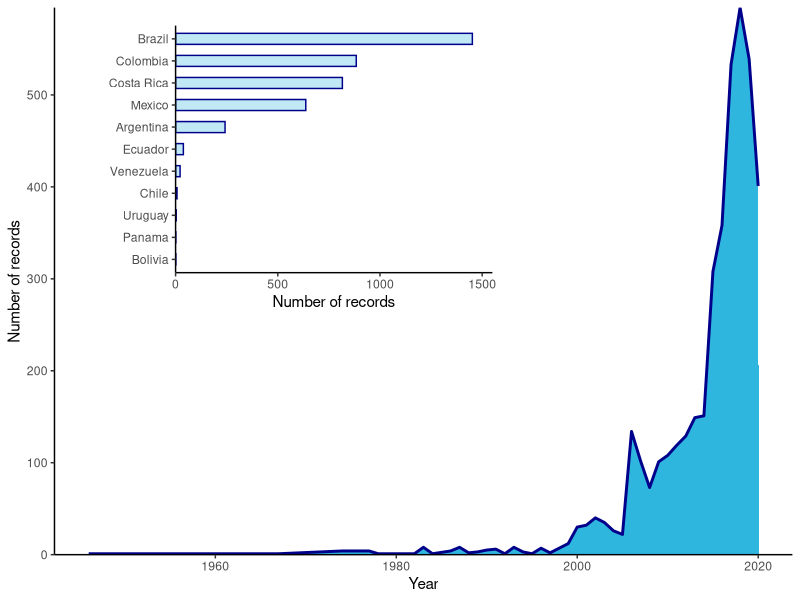
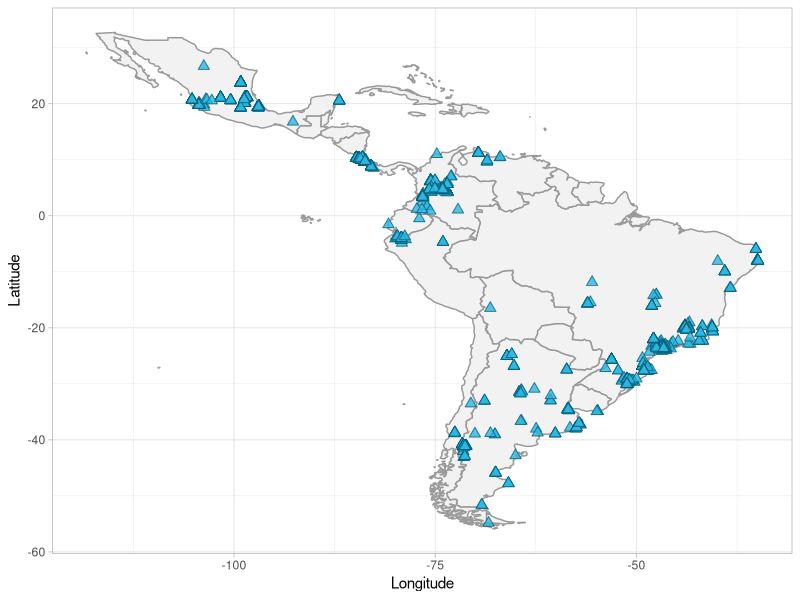
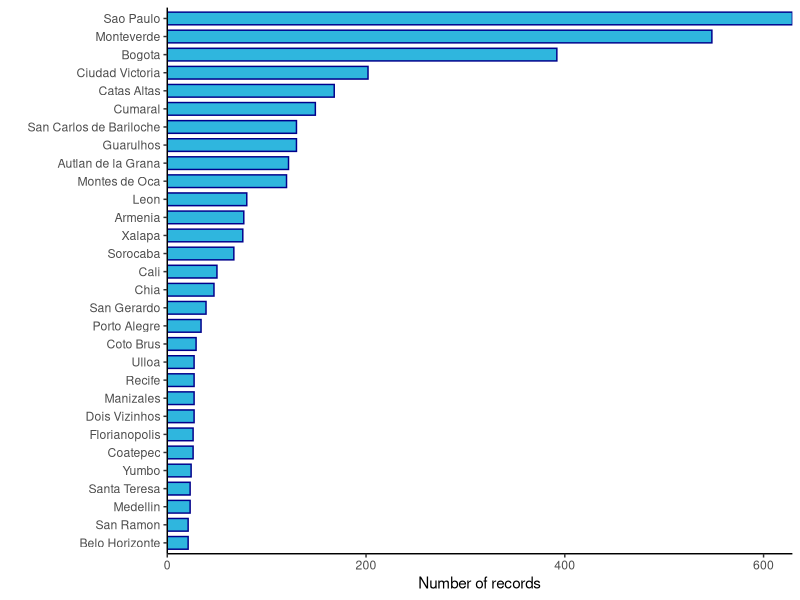
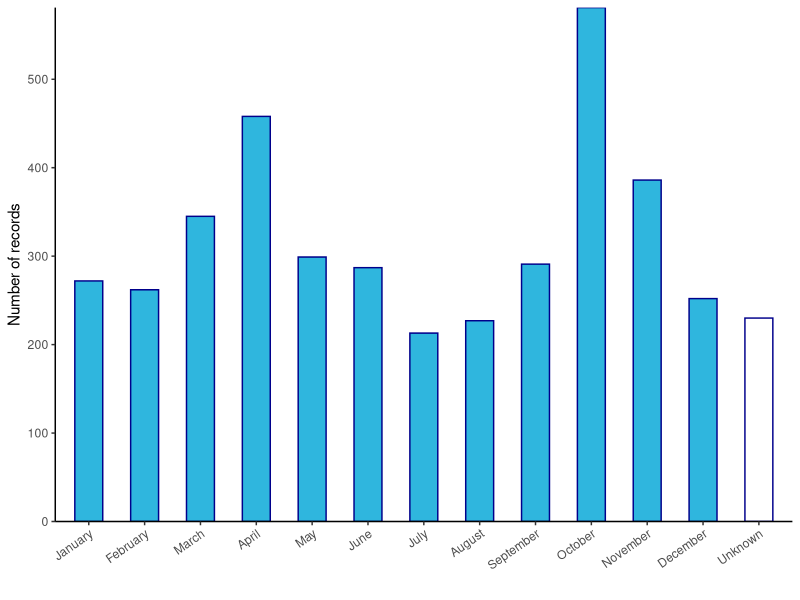
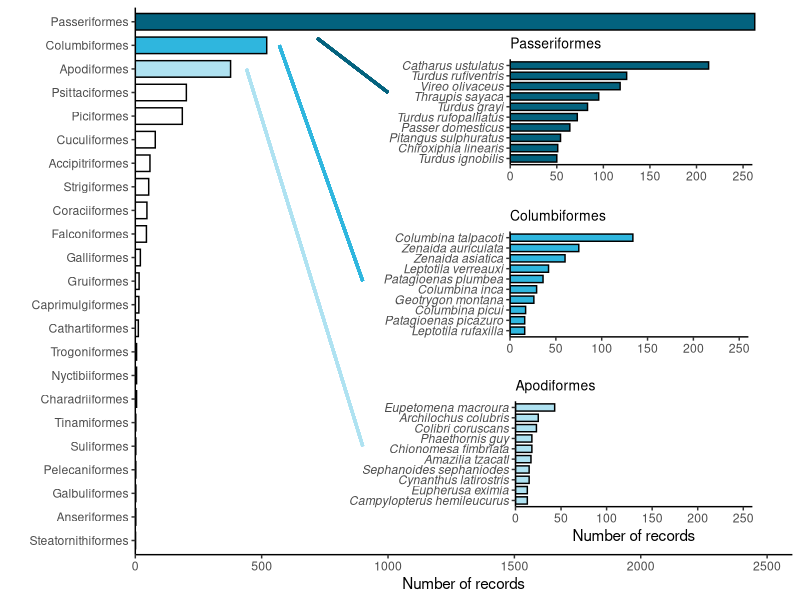
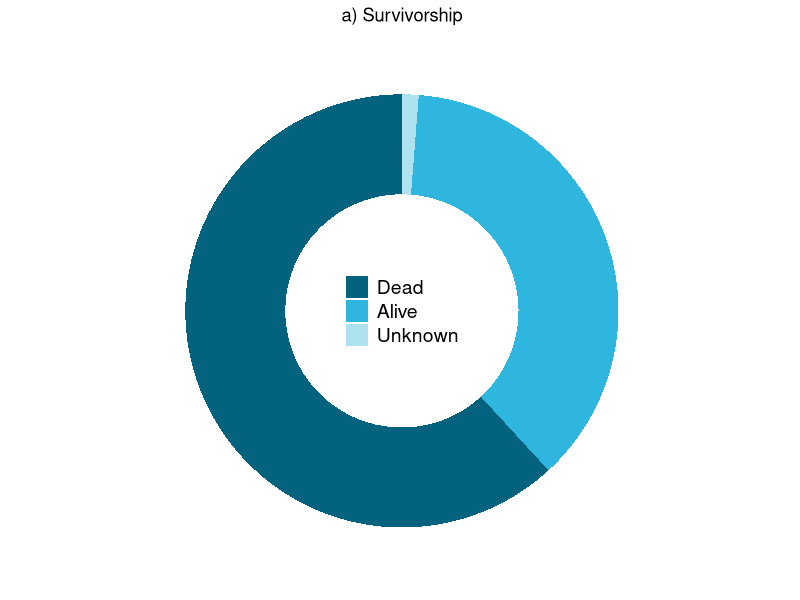
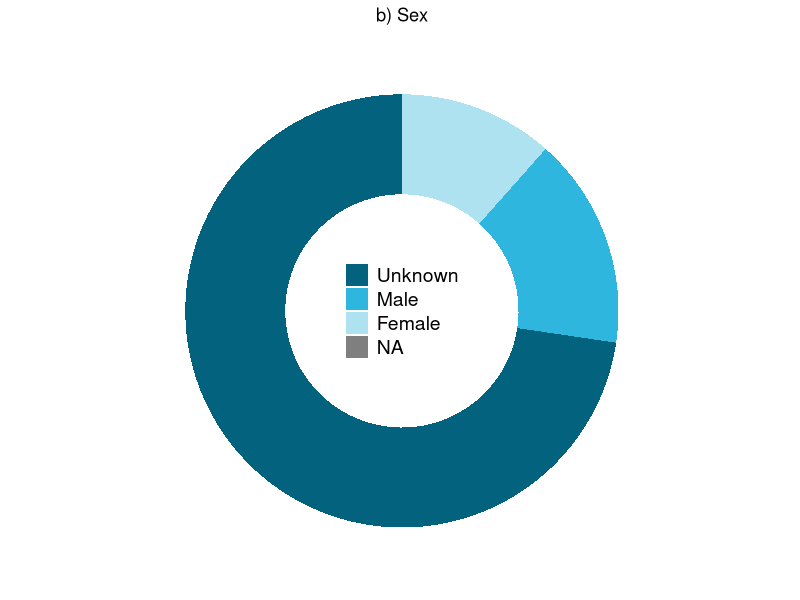
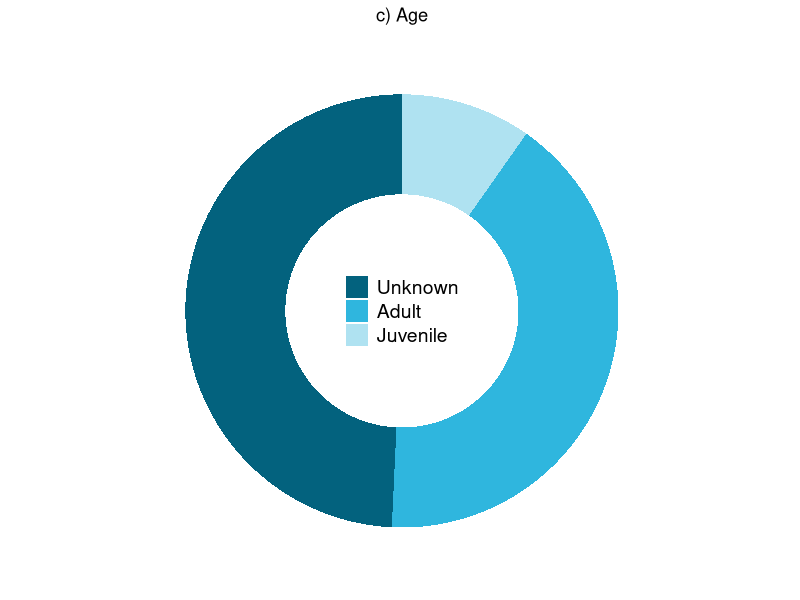

These figures' R source, in order:

### A glimspe to the datapaper "BIRD-WINDOW COLLISIONS: a comprehensive data set for the Neotropical region" (Piratelli et al. 2025) ###

# Required libraries; if not installed, use: install.packages(c("dplyr","ggplot2","grid","sp","cowplot",dependencies=T))

library(dplyr)
library(ggplot2)
library(grid)
library(sp)
library(cowplot)

# Set a work directory (path to the BWC_Neotropical_region.csv file in your computer)
setwd("/home/cx/CORAX/aHelsingin Yliopisto/Papers/a In prep/_00aaaaaaaaaaaaaaaaaaaaaaaaaaaaaaaaaaaaaaaaaaaaaaaaaaaaaaaaaaaaaaaBWC Pira/3rd run/Data_S1")

# Read the BWC_Neotropical_region.csv file
BWC_Neotropics=read.csv("BWC_Neotropical_region.csv")

# Below is a code provided to explore the database, which can be used to replicate all figures in the data paper.

# Figure 1 (Number of BWCs per year and country)
records_by_year=BWC_Neotropics%>%filter(!is.na(Year),Year!="Unknown")%>%mutate(Year=as.numeric(Year))%>%count(Year);records_by_country=BWC_Neotropics%>%filter(!is.na(Country))%>%count(Country)%>%arrange(desc(n));main_plot=ggplot(records_by_year,aes(x=Year,y=n))+geom_area(fill="#2fb6de")+geom_line(color="dark blue",linewidth=1)+labs(x="Year",y="Number of records")+scale_y_continuous(expand=c(0,0))+theme_classic();inset_plot=ggplot(records_by_country,aes(y=reorder(Country,n),x=n))+geom_bar(stat="identity",width=0.5,col="dark blue",fill="#2fb6de",alpha=0.3)+scale_x_continuous(expand=c(0,0),limits=c(0,max(records_by_country$n,1550)))+theme_classic()+xlab("Number of records")+theme(axis.title.y=element_blank());ggdraw()+draw_plot(main_plot)+draw_plot(inset_plot,x=0.125,y=0.47,width=0.5,height=0.5)

# Figure 2 (Geographic distribution of the gathered BWCs)
latlong=BWC_Neotropics[!is.na(BWC_Neotropics$Longitude)&!is.na(BWC_Neotropics$Latitude),];latlong=latlong[latlong$Longitude!="Unknown"&latlong$Latitude!="Unknown",];latlong$Longitude=as.numeric(as.character(latlong$Longitude));latlong$Latitude=as.numeric(as.character(latlong$Latitude));latlong=latlong[!is.na(latlong$Longitude)&!is.na(latlong$Latitude),];coordinates(latlong)=~Longitude+Latitude;proj4string(latlong)=CRS("+proj=longlat +datum=NAD83");latlong_df=as.data.frame(latlong);names(latlong_df)[names(latlong_df)=="Longitude"]="x";names(latlong_df)[names(latlong_df)=="Latitude"]="y";ggplot()+borders("world",regions=c("Brazil","Uruguay","Argentina","FrenchGuiana","Suriname","Colombia","Venezuela","Bolivia","Ecuador","Chile","Paraguay","Peru","Guyana","Panama","CostaRica","Nicaragua","Honduras","ElSalvador","Belize","Guatemala","Mexico","TrinidadandTobago","Caribe","PuertoRico","DominicanRepublic","Haiti","Jamaica","Cuba","Bahamas","Antiles","Dominica","Saba"),fill="grey95",col="grey60",linewidth=0.5)+geom_point(data=latlong_df,aes(x=x,y=y),col="#03627e",fill="#2fb6de",alpha=0.8,size=2.5,shape=24)+labs(x="Longitude",y="Latitude")+theme_light()

# Figure 3 (Number of BWCs per locality)
records_by_locality=BWC_Neotropics%>%filter(!is.na(Locality))%>%count(Locality)%>%arrange(desc(n));ggplot(records_by_locality[c(1:30),],aes(x=n,y=reorder(Locality,n)))+geom_bar(stat="identity",width=0.7,col="dark blue",fill="#2fb6de")+labs(x="Number of records",y="")+scale_x_continuous(expand=c(0,0))+theme_classic()

# Figure 4 (Number of BWCs by month)
records_by_month=BWC_Neotropics%>%filter(Month!="Unknown"&Month!="")%>%count(Month);records_with_na=BWC_Neotropics%>%filter(Month=="Unknown"|Month=="")%>%summarise(n=n())%>%mutate(Month="Unknown");records_by_month=bind_rows(records_by_month,records_with_na);months=c("January","February","March","April","May","June","July","August","September","October","November","December","Unknown");records_by_month$Month=factor(records_by_month$Month,levels=months);ggplot(records_by_month,aes(x=Month,y=n,fill=Month=="Unknown"))+geom_bar(stat="identity",col="dark blue",width=0.5)+scale_fill_manual(values=c("#2fb6de","white"),guide="none")+labs(y="Number of records",x="")+theme_classic()+theme(axis.text.x=element_text(angle=35,hjust=1))+scale_y_continuous(expand=c(0,0))

# Figure 5 (Number of BWCs by Order (all), and top species) 
records_by_order=BWC_Neotropics%>%filter(!is.na(Order))%>%count(Order)%>%arrange(desc(n))%>%mutate(color=case_when(row_number()==1~"#03627e",row_number()==2~"#2fb6de",row_number()==3~"#afe2f1",TRUE~"white"));main_plot=ggplot(records_by_order%>%filter(Order!=""),aes(x=n,y=reorder(Order,n),fill=color))+geom_bar(stat="identity",width=0.7,col="black")+scale_fill_manual(values=c("#03627e","#2fb6de","#afe2f1","white"))+labs(x="Number of records",y="")+scale_x_continuous(expand=c(0,0),limits=c(0,2600))+theme_classic()+theme(legend.position="none")+geom_segment(aes(x=570,y=22,xend=900,yend=12),color="#2fb6de",linewidth=1)+geom_segment(aes(x=440,y=21,xend=900,yend=5),color="#afe2f1",linewidth=1)+geom_segment(aes(x=720,y=22.3,xend=1000,yend=20),color="#03627e",linewidth=1);passeriformes=ggplot(BWC_Neotropics%>%filter(Order=="Passeriformes")%>%count(Species,name="n")%>%slice_max(n,n=10),aes(x=n,y=reorder(Species,n)))+geom_bar(stat="identity",width=0.7,col="black",fill="#03627e")+labs(x="",y="")+theme(axis.text.y=element_text(face="italic"),axis.text.x=element_blank(),axis.ticks.x=element_blank())+scale_x_continuous(expand=c(0,0),limits=c(0,260))+theme_classic()+theme(plot.title=element_text(size=10),panel.background=element_blank(),plot.background=element_blank())+ggtitle("Passeriformes")+theme(axis.text.y=element_text(face="italic"));columbiformes=ggplot(BWC_Neotropics%>%filter(Order=="Columbiformes")%>%count(Species,name="n")%>%slice_max(n,n=10),aes(x=n,y=reorder(Species,n)))+geom_bar(stat="identity",width=0.7,col="black",fill="#2fb6de")+labs(x="",y="")+theme(axis.text.y=element_text(face="italic"),axis.text.x=element_blank(),axis.ticks.x=element_blank())+scale_x_continuous(expand=c(0,0),limits=c(0,260))+theme_classic()+theme(plot.title=element_text(size=10),panel.background=element_blank(),plot.background=element_blank())+ggtitle("Columbiformes")+theme(axis.text.y=element_text(face="italic"));apodiformes=ggplot(BWC_Neotropics%>%filter(Order=="Apodiformes")%>%count(Species,name="n")%>%slice_max(n,n=10),aes(x=n,y=reorder(Species,n)))+geom_bar(stat="identity",width=0.7,col="black",fill="#afe2f1")+labs(x="Number of records",y="")+scale_x_continuous(expand=c(0,0),limits=c(0,260))+theme_classic()+theme(plot.title=element_text(size=10),panel.background=element_blank(),plot.background=element_blank())+ggtitle("Apodiformes")+theme(axis.text.y=element_text(face="italic"));ggdraw()+draw_plot(main_plot)+draw_plot(passeriformes,x=0.45,y=0.65,width=0.5,height=0.3)+draw_plot(columbiformes,x=0.445,y=0.363,width=0.5,height=0.3)+draw_plot(apodiformes,x=0.4,y=0.08,width=0.55,height=0.3)

# Figure 6 (one figure per inset)
# a)
survivorship=BWC_Neotropics%>%count(Survivorship)%>%arrange(desc(n));ggplot(survivorship,aes(x=1.5,y=n,fill=factor(Survivorship,levels=c("Dead","Alive","Unknown"))))+geom_col()+coord_polar(theta="y",start=0)+xlim(c(0,2))+theme(plot.title=element_text(hjust=0.5),panel.background=element_rect(fill="transparent",color=NA),plot.background=element_rect(fill="transparent",color=NA),panel.grid=element_blank(),axis.title=element_blank(),axis.ticks=element_blank(),axis.text=element_blank(),legend.position=c(0.5,0.5),legend.title=element_blank(),legend.key=element_rect(fill="transparent",color=NA,linewidth=1.5),legend.text=element_text(size=14),legend.background=element_rect(fill="transparent",color=NA))+scale_fill_manual(values=c("Dead"="#03627e","Alive"="#2fb6de","Unknown"="#afe2f1"))+ggtitle("a) Survivorship")

# b)
sex=BWC_Neotropics%>%count(Sex)%>%arrange(desc(n));ggplot(sex,aes(x=1.5,y=n,fill=factor(Sex,levels=c("Unknown","Male","Female"))))+geom_col()+coord_polar(theta="y",start=0)+xlim(c(0,2))+theme(plot.title=element_text(hjust=0.5),panel.background=element_rect(fill="transparent",color=NA),plot.background=element_rect(fill="transparent",color=NA),panel.grid=element_blank(),axis.title=element_blank(),axis.ticks=element_blank(),axis.text=element_blank(),legend.position=c(0.5,0.5),legend.title=element_blank(),legend.key=element_rect(fill="transparent",color=NA,linewidth=1.5),legend.text=element_text(size=14),legend.background=element_rect(fill="transparent",color=NA))+scale_fill_manual(values=c("Unknown"="#03627e","Male"="#2fb6de","Female"="#afe2f1"))+ggtitle("b) Sex")

# c)
age=BWC_Neotropics%>%count(Age)%>%arrange(desc(n));ggplot(age,aes(x=1.5,y=n,fill=factor(Age,levels=c("Unknown","Adult","Juvenile"))))+geom_col()+coord_polar(theta="y",start=0)+xlim(c(0,2))+theme(plot.title=element_text(hjust=0.5),panel.background=element_rect(fill="transparent",color=NA),plot.background=element_rect(fill="transparent",color=NA),panel.grid=element_blank(),axis.title=element_blank(),axis.ticks=element_blank(),axis.text=element_blank(),legend.position=c(0.5,0.5),legend.title=element_blank(),legend.key=element_rect(fill="transparent",color=NA,linewidth=1.5),legend.text=element_text(size=14),legend.background=element_rect(fill="transparent",color=NA))+scale_fill_manual(values=c("Unknown"="#03627e","Adult"="#2fb6de","Juvenile"="#afe2f1"))+ggtitle("c) Age")

# d)
deterrent=BWC_Neotropics%>%count(Deterrent)%>%arrange(desc(n));ggplot(deterrent,aes(x=1.5,y=n,fill=factor(Deterrent,levels=c("None","Unknown","Present"))))+geom_col()+coord_polar(theta="y",start=0)+xlim(c(0,2))+theme(plot.title=element_text(hjust=0.5),panel.background=element_rect(fill="transparent",color=NA),plot.background=element_rect(fill="transparent",color=NA),panel.grid=element_blank(),axis.title=element_blank(),axis.ticks=element_blank(),axis.text=element_blank(),legend.position=c(0.5,0.5),legend.title=element_blank(),legend.key=element_rect(fill="transparent",color=NA,linewidth=1.5),legend.text=element_text(size=14),legend.background=element_rect(fill="transparent",color=NA))+scale_fill_manual(values=c("None"="#03627e","Unknown"="#2fb6de","Present"="#afe2f1"))+ggtitle("d) Deterrents")

# e)
building_height=BWC_Neotropics%>%count(Building.height)%>%arrange(desc(n));ggplot(building_height,aes(x=1.5,y=n,fill=factor(Building.height,levels=c("Low-rise","Taller","Unknown"))))+geom_col()+coord_polar(theta="y",start=0)+xlim(c(0,2))+theme(plot.title=element_text(hjust=0.5),panel.background=element_rect(fill="transparent",color=NA),plot.background=element_rect(fill="transparent",color=NA),panel.grid=element_blank(),axis.title=element_blank(),axis.ticks=element_blank(),axis.text=element_blank(),legend.position=c(0.5,0.5),legend.title=element_blank(),legend.key=element_rect(fill="transparent",color=NA,linewidth=1.5),legend.text=element_text(size=14),legend.background=element_rect(fill="transparent",color=NA))+scale_fill_manual(values=c("Low-rise"="#03627e","Taller"="#2fb6de","Unknown"="#afe2f1"))+ggtitle("e) Building height")

# f)
pane_type=BWC_Neotropics%>%count(Pane.type)%>%arrange(desc(n));ggplot(pane_type,aes(x=1.5,y=n,fill=factor(Pane.type,levels=c("Translucent","Unknown","Reflective"))))+geom_col()+coord_polar(theta="y",start=0)+xlim(c(0,2))+theme(plot.title=element_text(hjust=0.5),panel.background=element_rect(fill="transparent",color=NA),plot.background=element_rect(fill="transparent",color=NA),panel.grid=element_blank(),axis.title=element_blank(),axis.ticks=element_blank(),axis.text=element_blank(),legend.position=c(0.5,0.5),legend.title=element_blank(),legend.key=element_rect(fill="transparent",color=NA,linewidth=1.5),legend.text=element_text(size=14),legend.background=element_rect(fill="transparent",color=NA))+scale_fill_manual(values=c("Translucent"="#03627e","Unknown"="#2fb6de","Reflective"="#afe2f1"))+ggtitle("f) Pane type")

# g)
IUCN_status=BWC_Neotropics%>%count(IUCN.status)%>%arrange(desc(n));ggplot(IUCN_status,aes(x=1.5,y=n,fill=factor(IUCN.status,levels=c("Least Concern","Near Threatened","Vulnerable"))))+geom_col()+coord_polar(theta="y",start=0)+xlim(c(0,2))+theme(plot.title=element_text(hjust=0.5),panel.background=element_rect(fill="transparent",color=NA),plot.background=element_rect(fill="transparent",color=NA),panel.grid=element_blank(),axis.title=element_blank(),axis.ticks=element_blank(),axis.text=element_blank(),legend.position=c(0.5,0.5),legend.title=element_blank(),legend.key=element_rect(fill="transparent",color=NA,linewidth=1.5),legend.text=element_text(size=14),legend.background=element_rect(fill="transparent",color=NA))+scale_fill_manual(values=c("Least Concern"="#03627e","Near Threatened"="#2fb6de","Vulnerable"="#afe2f1"))+ggtitle("g) IUCN status")

# h)
method=BWC_Neotropics%>%count(Data.collection.method)%>%arrange(desc(n));ggplot(method,aes(x=1.5,y=n,fill=factor(Data.collection.method,levels=c("Systematic","By chance","Gov. Agency","Others","Unknown"))))+geom_col()+coord_polar(theta="y",start=0)+xlim(c(0,2))+theme(plot.title=element_text(hjust=0.5),panel.background=element_rect(fill="transparent",color=NA),plot.background=element_rect(fill="transparent",color=NA),panel.grid=element_blank(),axis.title=element_blank(),axis.ticks=element_blank(),axis.text=element_blank(),legend.position=c(0.5,0.5),legend.title=element_blank(),legend.key=element_rect(fill="transparent",color=NA,linewidth=1.5),legend.text=element_text(size=14),legend.background=element_rect(fill="transparent",color=NA))+scale_fill_manual(values=c("Systematic"="#000","By chance"="#044456","Gov. Agency"="#03627e","Others"="#2fb6de","Unknown"="#afe2f1"))+ggtitle("h) Data collection method")

# This R code was developed by Ian MacGregor-Fors on February 2025
